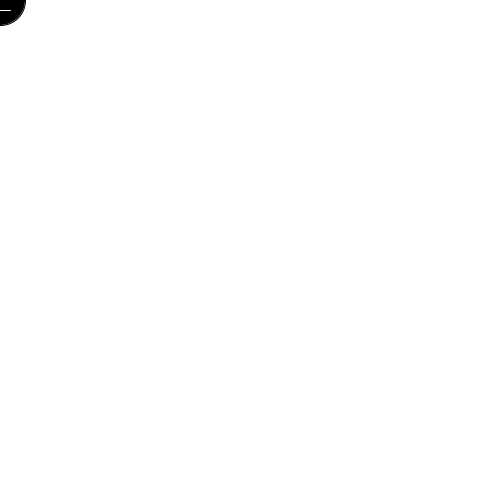
Frame 1 (no input)
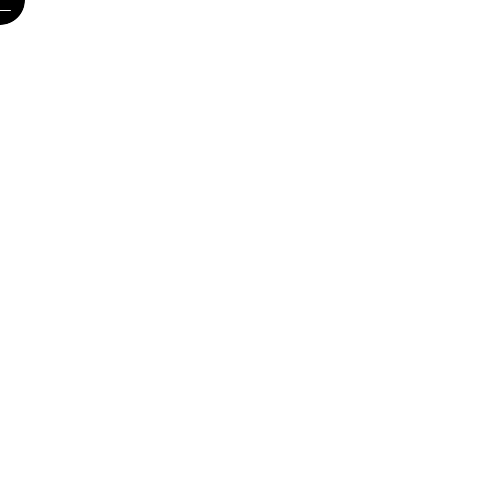
Frame 60 (the mouse pressed at the canvas centre just before this capture)
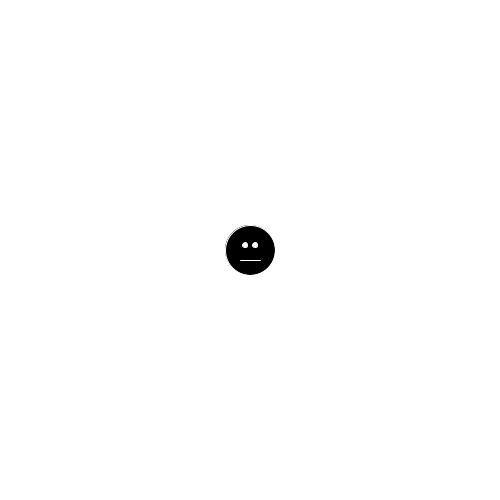
Frame 120 (the mouse held since frame 60 and released just before this capture)

The Processing sketch that drew these frames (run headless with seeded random() and noise(); from frame 60 on, the mouse is pressed at the canvas centre):

// Processing sketch: _15_functions1
// ── _15_functions1.pde
void setup() {
  size(500, 500);
  smooth();
}

void draw() {
  background(255);
  thing();
}

void thing() {
  fill(0);
  ellipse(mouseX, mouseY, 50, 50);  
  fill(255);
  ellipse(mouseX-5, mouseY-5, 5, 5);
  ellipse(mouseX+5, mouseY-5, 5, 5);
  stroke(255);
  line(mouseX-10, mouseY+10, mouseX+10, mouseY+10);
}
